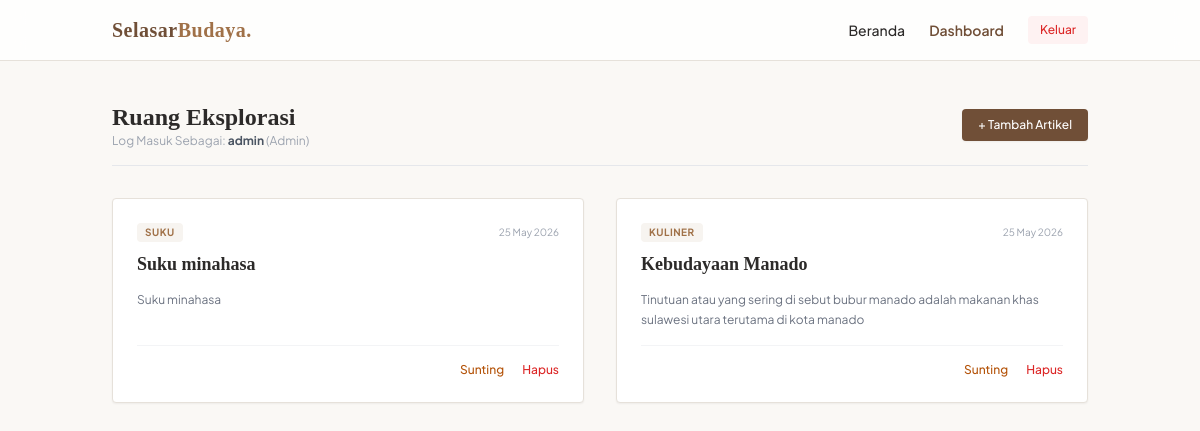
Page /dashboard.php (signed in) on the committed database.
### tables this page shows
CREATE TABLE `articles` (
  `id` int(11) NOT NULL,
  `title` varchar(255) NOT NULL,
  `category` varchar(100) NOT NULL,
  `content` text NOT NULL,
  `image_url` varchar(255) DEFAULT NULL,
  `created_at` timestamp NOT NULL DEFAULT current_timestamp()
);

### dashboard.php (the view, shortened to what this page needs)
<?php
include 'config/database.php';
include 'components/header.php';
include 'components/navbar.php';
$role = $_SESSION['role'];
$result = mysqli_query($conn, "SELECT * FROM articles ORDER BY created_at DESC");
?>
<main class="max-w-5xl mx-auto px-6 py-10 w-full flex-grow">
    <div class="flex justify-between items-center mb-8 border-b border-gray-200 pb-4">
        <div>
            <h1 class="text-2xl font-serif font-bold text-[#2C2A29]">Ruang Eksplorasi</h1>
            <p class="text-xs text-gray-400">Log Masuk Sebagai: <strong class="text-gray-600"><?= $_SESSION['username']; ?></strong> (<?= ucfirst($role); ?>)</p>
        </div>
        <?php if($role === 'admin'): ?>
            <a href="create.php" class="bg-[#704F37] text-white px-4 py-2 rounded text-xs font-medium hover:bg-[#593E2B] transition shadow-sm">+ Tambah Artikel</a>
        <?php endif; ?>
    </div>
    <div class="grid md:grid-cols-2 gap-8">
        <?php while($row = mysqli_fetch_assoc($result)): ?>
            <div class="bg-white p-6 rounded border border-[#E6E1DA] flex flex-col justify-between shadow-sm">
                <div>
                    <div class="flex justify-between items-center mb-2">
                        <span class="text-[10px] font-bold text-[#A07148] uppercase tracking-wider bg-[#F7F4F0] px-2 py-0.5 rounded"><?= $row['category']; ?></span>
                        <span class="text-[10px] text-gray-400"><?= date('d M Y', strtotime($row['created_at'])); ?></span>
                    </div>
                    <h2 class="text-lg font-serif font-bold text-[#2C2A29] mb-3"><?= $row['title']; ?></h2>
                    <p class="text-gray-500 text-xs leading-relaxed whitespace-pre-line mb-4"><?= $row['content']; ?></p>
                </div>
                <div class="pt-4 border-t border-gray-100 flex justify-end">
                    <?php if($role === 'admin'): ?>
                        <div class="space-x-4 text-xs font-medium">
                            <a href="edit.php?id=<?= $row['id']; ?>" class="text-amber-700 hover:underline">Sunting</a>
                            <a href="actions/article_delete.php?id=<?= $row['id']; ?>" onclick="return confirm('Hapus karya tulis ini?')" class="text-red-600 hover:underline">Hapus</a>
                        </div>
                    <?php else: ?>
                        <span class="text-[11px] text-emerald-600 bg-emerald-50 px-2 py-0.5 rounded font-medium">✓ Selesai Dibaca</span>
                    <?php endif; ?>
                </div>
            </div>
        <?php endwhile; ?>
    </div>
</main>
</body>
</html>

### components/header.php (shortened to what this page needs)
<!DOCTYPE html>
<html lang="id">
<head>
    <script src="https://cdn.tailwindcss.com"></script>
</head>
<body class="bg-[#FAF8F5] text-[#2C2A29] min-h-screen flex flex-col justify-between">

### components/navbar.php (shortened to what this page needs)
<nav class="border-b border-[#E6E1DA] bg-white/80 backdrop-blur-md sticky top-0 z-50 transition-all">
    <div class="max-w-5xl mx-auto px-6 py-4 flex justify-between items-center">
        <a href="index.php" class="text-xl font-serif font-bold tracking-wide text-[#704F37] hover:opacity-80 transition">
            Selasar<span class="text-[#A07148]">Budaya.</span>
        </a>
        <div class="space-x-6 text-sm font-medium flex items-center">
            <a href="index.php" class="hover:text-[#704F37] transition">Beranda</a>
            <?php if(isset($_SESSION['username'])): ?>
                <a href="dashboard.php" class="text-[#704F37] font-semibold hover:underline">Dashboard</a>
                <a href="logout.php" class="bg-red-50 text-red-600 px-3 py-1.5 rounded hover:bg-red-100 transition text-xs">Keluar</a>
            <?php else: ?>
                <a href="login.php" class="hover:text-[#704F37] transition">Masuk</a>
                <a href="register.php" class="bg-[#704F37] text-white px-4 py-2 rounded shadow-sm hover:bg-[#593E2B] transition text-xs">Daftar</a>
            <?php endif; ?>
        </div>
    </div>
</nav>

### components/header.php (style rules this page uses)
body { font-family: 'Plus Jakarta Sans', sans-serif; }
.font-serif { font-family: 'Playfair Display', serif; }

### rows in the picture
articles: category "SUKU", created_at "25 May 2026", title "Suku minahasa", content "Suku minahasa"
articles: category "KULINER", created_at "25 May 2026", title "Kebudayaan Manado", content "Tinutuan atau yang sering di sebut bubur manado adalah makanan khas sulawesi utara terutama di kota manado"

### other values in the picture
$_SESSION['username'] "admin"
$role "Admin"
